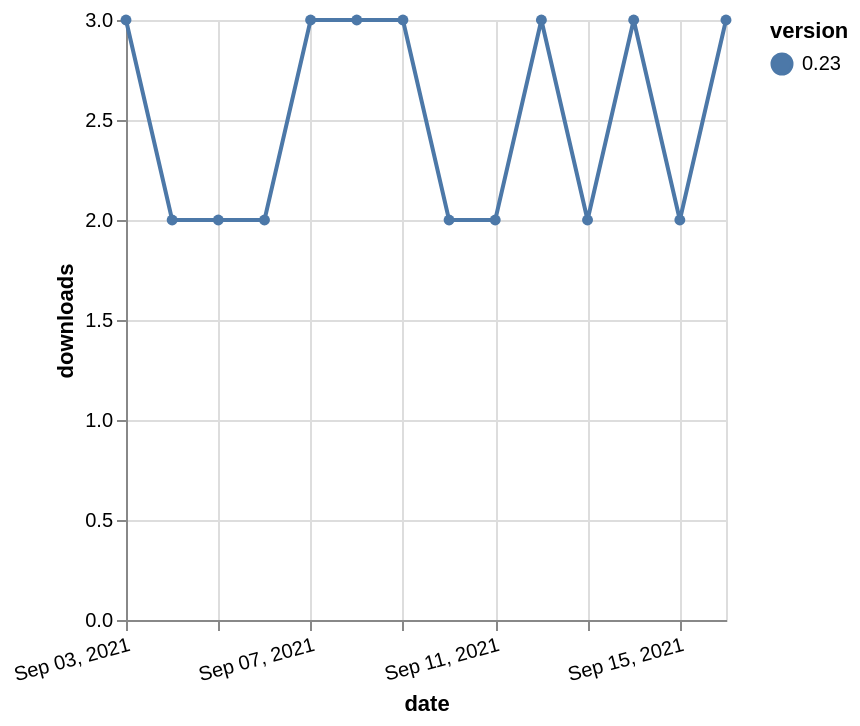

The specification (Vega-Lite) saved for this image:
### Vega-Lite specification from a JSON file in a GitHub repository (floating-point values rounded to 4 significant figures)
{"$schema": "https://vega.github.io/schema/vega-lite/v5.json", "description": "A simple bar chart with embedded data.", "data": {"values": [{"date": "2021-09-03", "total": 2759, "delta": 3, "version": "0.23"}, {"date": "2021-09-04", "total": 2761, "delta": 2, "version": "0.23"}, {"date": "2021-09-05", "total": 2763, "delta": 2, "version": "0.23"}, {"date": "2021-09-06", "total": 2765, "delta": 2, "version": "0.23"}, {"date": "2021-09-07", "total": 2768, "delta": 3, "version": "0.23"}, {"date": "2021-09-08", "total": 2771, "delta": 3, "version": "0.23"}, {"date": "2021-09-09", "total": 2774, "delta": 3, "version": "0.23"}, {"date": "2021-09-10", "total": 2776, "delta": 2, "version": "0.23"}, {"date": "2021-09-11", "total": 2778, "delta": 2, "version": "0.23"}, {"date": "2021-09-12", "total": 2781, "delta": 3, "version": "0.23"}, {"date": "2021-09-13", "total": 2783, "delta": 2, "version": "0.23"}, {"date": "2021-09-14", "total": 2786, "delta": 3, "version": "0.23"}, {"date": "2021-09-15", "total": 2788, "delta": 2, "version": "0.23"}, {"date": "2021-09-16", "total": 2791, "delta": 3, "version": "0.23"}]}, "width": "container", "mark": {"type": "line", "point": {"filled": true}}, "encoding": {"x": {"field": "date", "type": "temporal", "timeUnit": "yearmonthdate", "title": "date", "axis": {"labelAngle": -15}}, "y": {"field": "delta", "type": "quantitative", "title": "downloads"}, "color": {"field": "version", "type": "nominal"}, "tooltip": {"field": "delta"}}}
